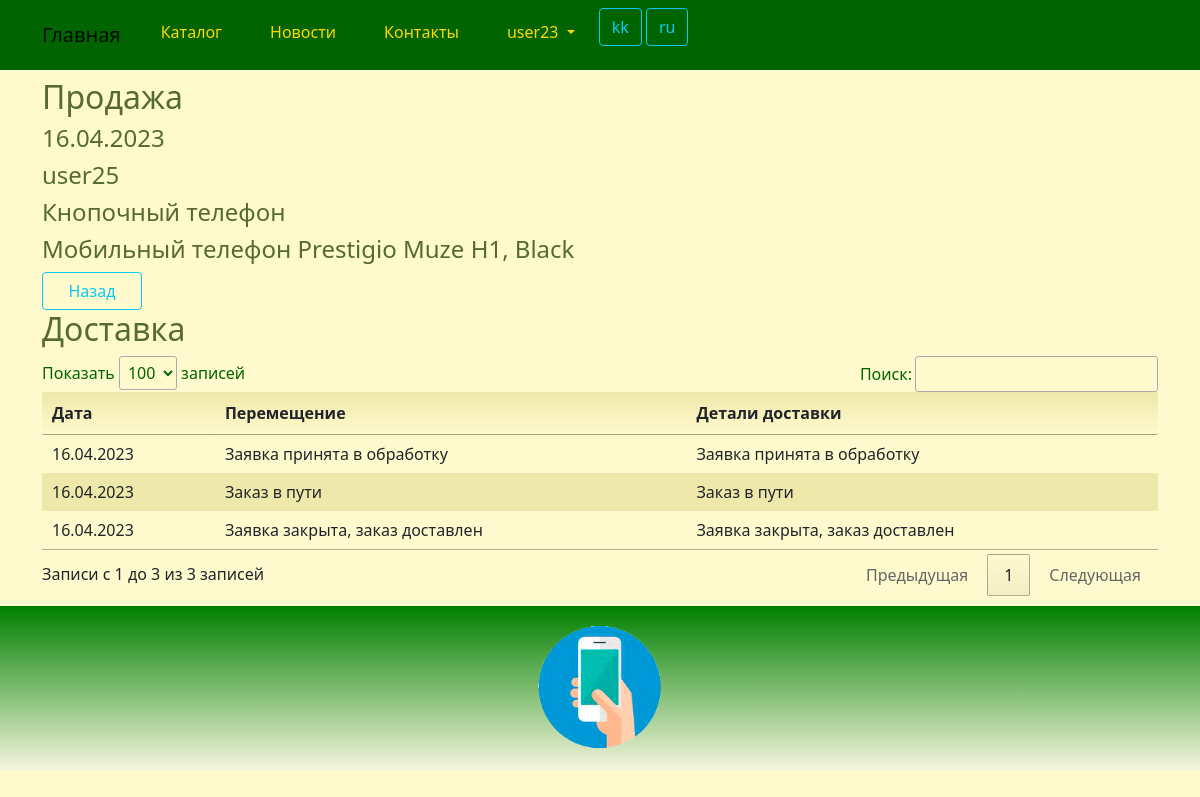
/delivery/index/25/ (signed in), run on an earlier commit of the app's database.
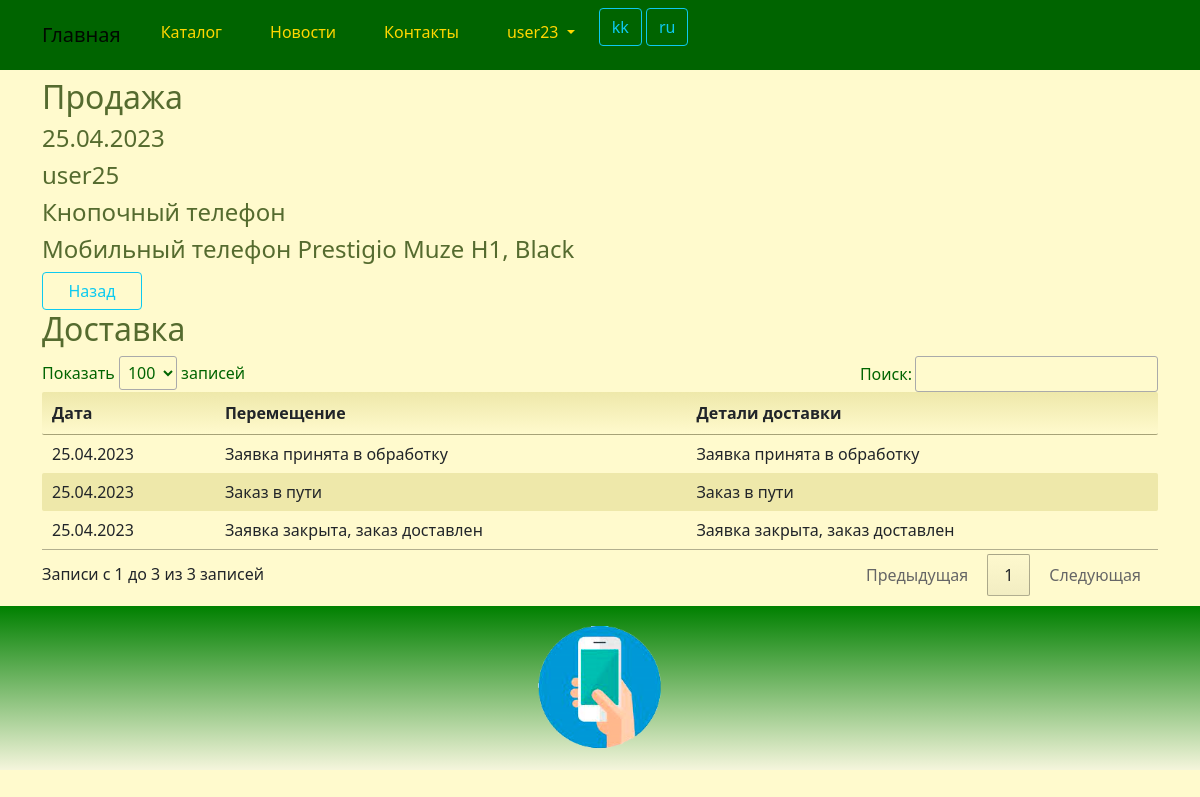
And on a later commit of the database.
### product/models.py (models this page shows, shortened)
class Delivery(models.Model):
    DELIVERY_CHOICES = (
        (_('Application accepted for processing'),_('Application accepted for processing')),
        (_('Goods in transit'), _('Goods in transit')),
        (_('The application is closed, the goods have been delivered'), _('The application is closed, the goods have been delivered')),
    )
    sale = models.ForeignKey(Sale, related_name='sale_delivery', on_delete=models.CASCADE)
    deliveryday = models.DateTimeField(_('deliveryday'), auto_now_add=True)
    movement = models.CharField(_('movement'), max_length=64, choices=DELIVERY_CHOICES, default='М')
    details = models.TextField(_('delivery_details'), blank=True, null=True)
    class Meta:
        db_table = 'delivery'
        indexes = [
            models.Index(fields=['deliveryday']),
        ]
        ordering = ['deliveryday']

### product/views.py (the view)
# urls.py: path('delivery/index/<int:id>/', views.delivery_index, name='delivery_index'),
@login_required
def delivery_index(request, id):
    try:
        delivery = Delivery.objects.filter(sale_id=id)
        view_sale = ViewSale.objects.get(id=id)
        return render(request, "delivery/index.html", {"delivery": delivery, "view_sale": view_sale})
    except Delivery.DoesNotExist:
        return HttpResponseNotFound("<h2>Delivery not found</h2>")

### templates/delivery/index.html (shortened to what this page needs)
{% extends "base.html" %}
{% load i18n %}
{% block content %}
<h2>{% trans "Sale" %}</h2>
<h4>{{ view_sale.saleday| date:"d.m.Y"  }}</h4>
<h4>{{ view_sale.username }}</h4>
<h4>{{ view_sale.category }}</h4>
<h4>{{ view_sale.title }}</h4>
<a class="btn btn-outline-info" style="width:100px" href="{% url 'delivery_list' %}">{% trans "Back" %}</a>
<h2>{% trans "deliverys" %}</h2>
{% if delivery.count > 0 %}
<div class="row">
	<table id="myTable" class="table-manager" style="width:100%">
		<thead>
			<tr>
				<th>{% trans "deliveryday" %}</th>
				<th>{% trans "movement" %}</th>
				<th>{% trans "delivery_details" %}</th>
			</tr>
		</thead>
		<tbody>
			{% for n in delivery %}
			<tr>
				<td>{{ n.deliveryday | date:"d.m.Y" }}</td>
				<td>{{ n.movement }}</td>
				<td>{{ n.details }}</td>
			</tr>
			{% endfor %}
		</tbody>
	</table>
</div>
{% else %}
	{% if request.user.groups.all.0.name == "Managers" %}
	<a href="{% url 'delivery_create' view_sale.id %}">{% trans "Add" %}</a>
	{% endif %}
{% endif %}
{% endblock content %}

What changed in the data, as far as the page shows it:
changed Delivery "Заявка принята в обработку": deliveryday "16.04.2023" → "25.04.2023"
changed Delivery "Заказ в пути": deliveryday "16.04.2023" → "25.04.2023"
changed Delivery "Заявка закрыта, заказ доставлен": deliveryday "16.04.2023" → "25.04.2023"
Also different on the page:
{{ view_sale.saleday| date:"d.m.Y" }}: "16.04.2023" → "25.04.2023"
